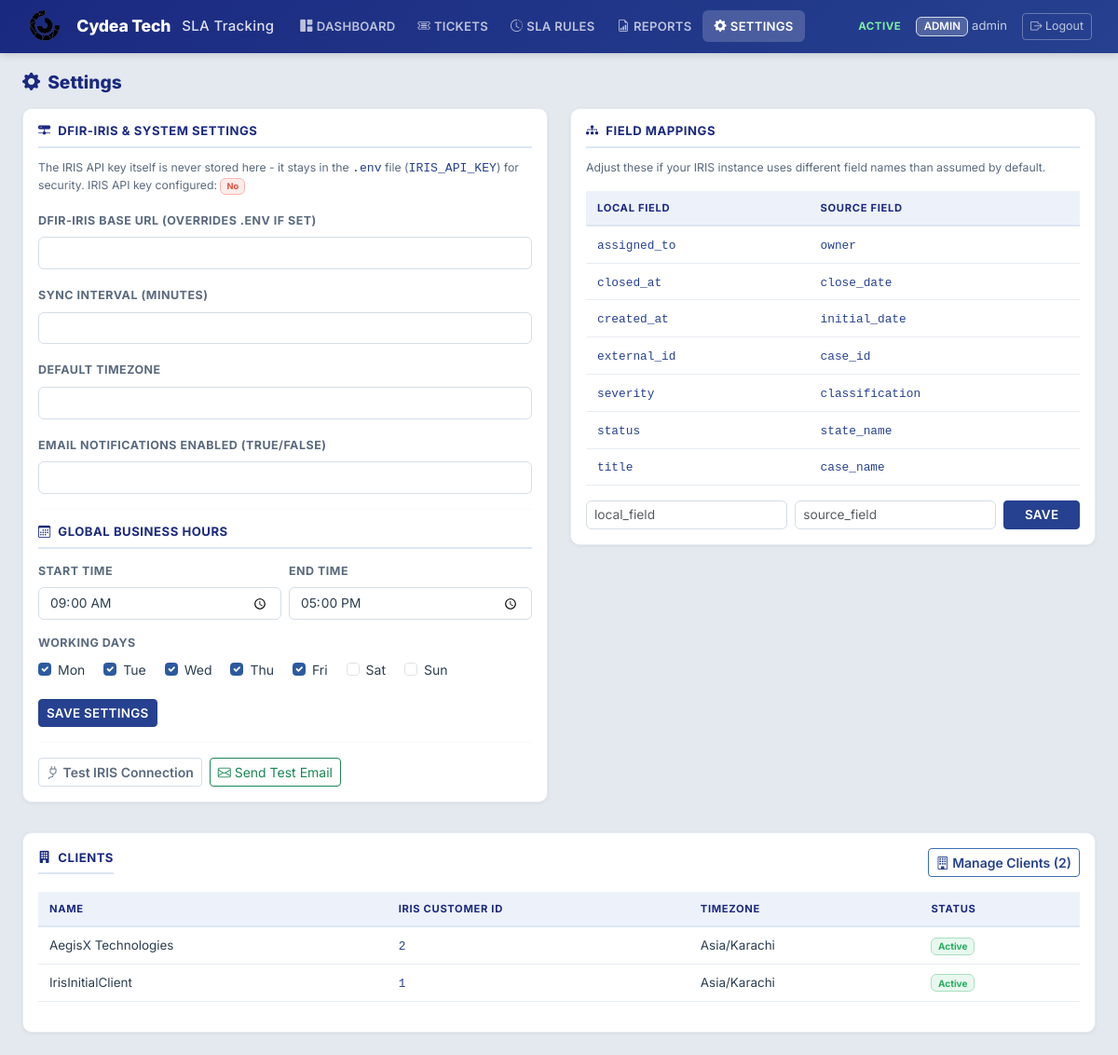
The app's page /settings (signed in), older data.
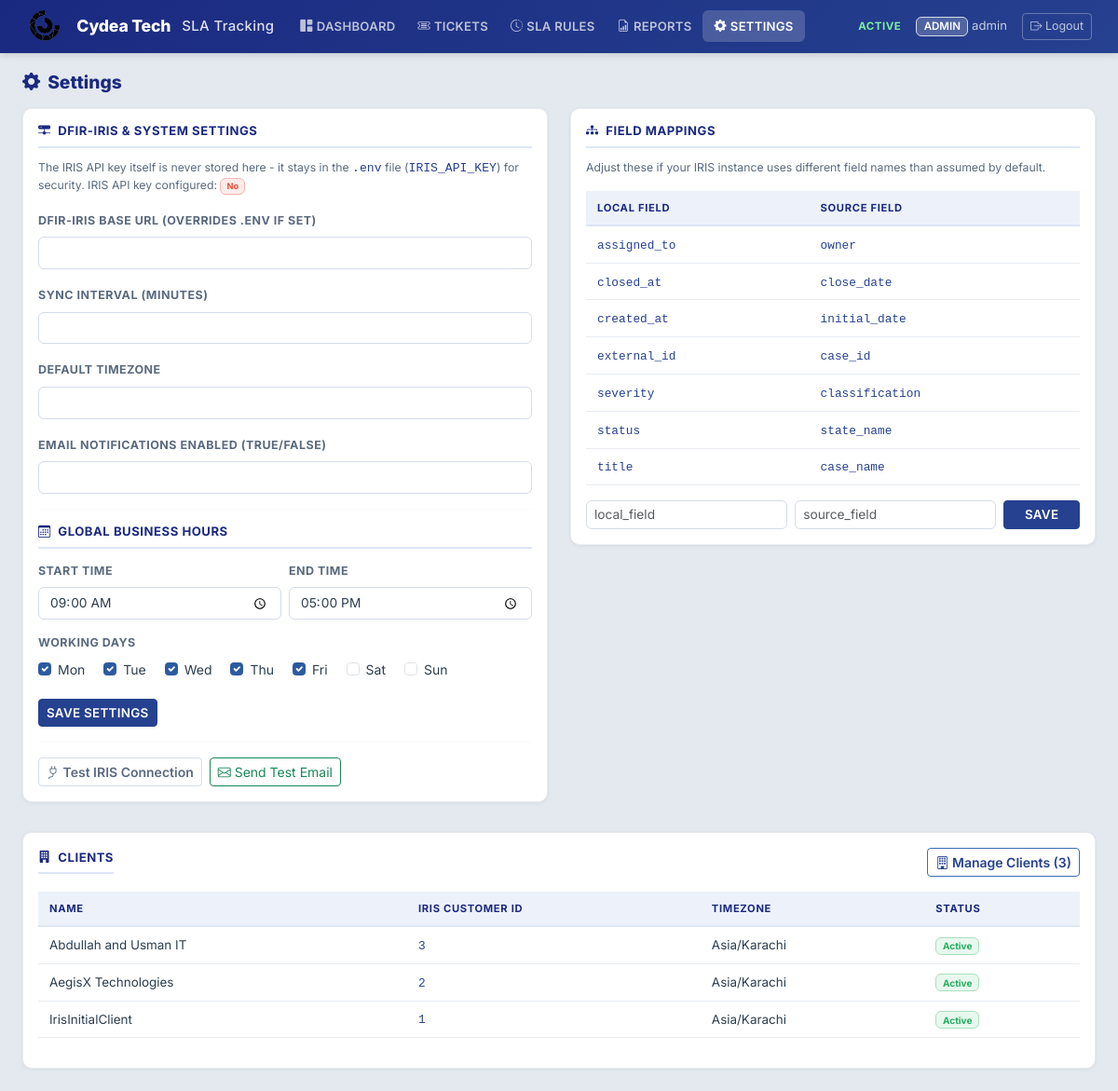
The same page, newer data.
### models/field_mapping.py (models this page shows, shortened)
class FieldMapping(db.Model):
    __tablename__ = "field_mappings"
    id = db.Column(db.Integer, primary_key=True)
    client_id = db.Column(
        db.Integer, db.ForeignKey("clients.id"), nullable=True, index=True
    )
    source_system = db.Column(db.String(50), nullable=False, default="dfir_iris", index=True)
    local_field = db.Column(db.String(100), nullable=False)
    source_field = db.Column(db.String(200), nullable=False)
    source_path = db.Column(db.String(300), nullable=True)
    is_active = db.Column(db.Boolean, default=True, nullable=False)
    created_at = db.Column(db.DateTime, default=lambda: datetime.now(timezone.utc))
    updated_at = db.Column(
        db.DateTime,
        default=lambda: datetime.now(timezone.utc),
        onupdate=lambda: datetime.now(timezone.utc),
    )
    __table_args__ = (
        db.UniqueConstraint(
            "client_id", "source_system", "local_field",
            name="uq_client_source_local_field",
        ),
    )

### models/client.py (models this page shows, shortened)
class Client(db.Model):
    __tablename__ = "clients"
    id = db.Column(db.Integer, primary_key=True)
    name = db.Column(db.String(200), unique=True, nullable=False)
    iris_customer_id = db.Column(db.String(100), nullable=True, index=True)
    city = db.Column(db.String(100), nullable=True, default="Islamabad")
    timezone = db.Column(db.String(50), nullable=False, default="Asia/Karachi")
    business_hours_start = db.Column(db.String(10), nullable=True)
    business_hours_end = db.Column(db.String(10), nullable=True)
    business_hours_days = db.Column(db.String(50), nullable=True)
    is_active = db.Column(db.Boolean, default=True, nullable=False)
    created_at = db.Column(db.DateTime, default=lambda: datetime.now(timezone.utc))
    updated_at = db.Column(
        db.DateTime,
        default=lambda: datetime.now(timezone.utc),
        onupdate=lambda: datetime.now(timezone.utc),
    )
    sla_rules = db.relationship("SLARule", backref="client", lazy="dynamic")
    tickets = db.relationship("Ticket", backref="client", lazy="dynamic")
    field_mappings = db.relationship("FieldMapping", backref="client", lazy="dynamic")

### routes/settings_routes.py (the view, shortened to what this page needs)
@settings_bp.route("/settings", methods=["GET", "POST"])
@login_required
@permission_required("manage_iris_settings")
def settings_page():
    current_values = {key: Setting.get(key, "") for key, _label in SETTINGS_KEYS}
    bh_start = Setting.get("business_hours_start", "09:00")
    bh_end = Setting.get("business_hours_end", "17:00")
    bh_days_str = Setting.get("business_hours_days", "0,1,2,3,4")
    bh_days = [int(x) for x in bh_days_str.split(",") if x.strip() != ""]
    field_mappings = FieldMapping.query.filter_by(source_system="dfir_iris", client_id=None).all()
    clients = Client.query.order_by(Client.name).all()
    return render_template(
        "settings.html",
        settings_keys=SETTINGS_KEYS,
        current_values=current_values,
        field_mappings=field_mappings,
        iris_configured=bool(current_app.config.get("IRIS_API_KEY")),
        clients=clients,
        bh_start=bh_start,
        bh_end=bh_end,
        bh_days=bh_days,
    )

### models/setting.py (called while the page is built)
    @staticmethod
    def get(key, default=None):
        row = Setting.query.filter_by(key=key).first()
        return row.value if row else default

### models/user.py (called while the page is built)
    def has_permission(self, permission):
        return permission in ROLE_PERMISSIONS.get(self.role, set())

    @property
    def is_active(self):
        return self.is_active_user

### templates/settings.html (shortened to what the changed rows need)
{% extends "base.html" %}
{% block content %}
<div class="row g-4">
    <div class="col-lg-6">
        <div class="card p-3">
            <form method="POST">
                {% for key, label in settings_keys %}
                <div class="mb-3"><label class="form-label">{{ label }}</label><input type="text" name="{{ key }}" class="form-control" value="{{ current_values.get(key, '') }}"></div>
                {% endfor %}
            </form>
        </div>
    </div>
    <div class="col-lg-6">
        <div class="card p-3">
            <table class="table table-sm"><thead><tr><th>Local Field</th><th>Source Field</th></tr></thead><tbody>{% for m in field_mappings %}<tr><td><code>{{ m.local_field }}</code></td><td><code>{{ m.source_field }}</code></td></tr>{% endfor %}</tbody></table>
        </div>
    </div>
</div>
<div class="row g-4 mt-2">
    <div class="col-12">
        <div class="card p-3">
            <div class="d-flex justify-content-between align-items-center mb-3">
                <h6 class="mb-0"><i class="bi bi-building-fill me-1"></i> Clients</h6>
                <a href="{{ url_for('settings.client_list') }}" class="btn btn-sm btn-outline-primary"><i class="bi bi-building"></i> Manage Clients ({{ clients|length }})</a>
            </div>
            <table class="table table-sm"><thead><tr><th>Name</th><th>IRIS Customer ID</th><th>Timezone</th><th>Status</th></tr></thead><tbody>{% for c in clients %}<tr><td>{{ c.name }}</td><td><code>{{ c.iris_customer_id or '—' }}</code></td><td>{{ c.timezone }}</td><td><span class="badge bg-{{ 'success' if c.is_active else 'secondary' }}">{{ 'Active' if c.is_active else 'Inactive' }}</span></td></tr>{% endfor %}</tbody></table>
        </div>
    </div>
</div>
{% endblock %}

Row changes from the older to the newer data that the page shows:
added Client: name "Abdullah and Usman IT", iris_customer "3", timezone "Asia/Karachi", is_active "Active"
Text that changed along with them:
{{ clients|length }}: "2" → "3"
